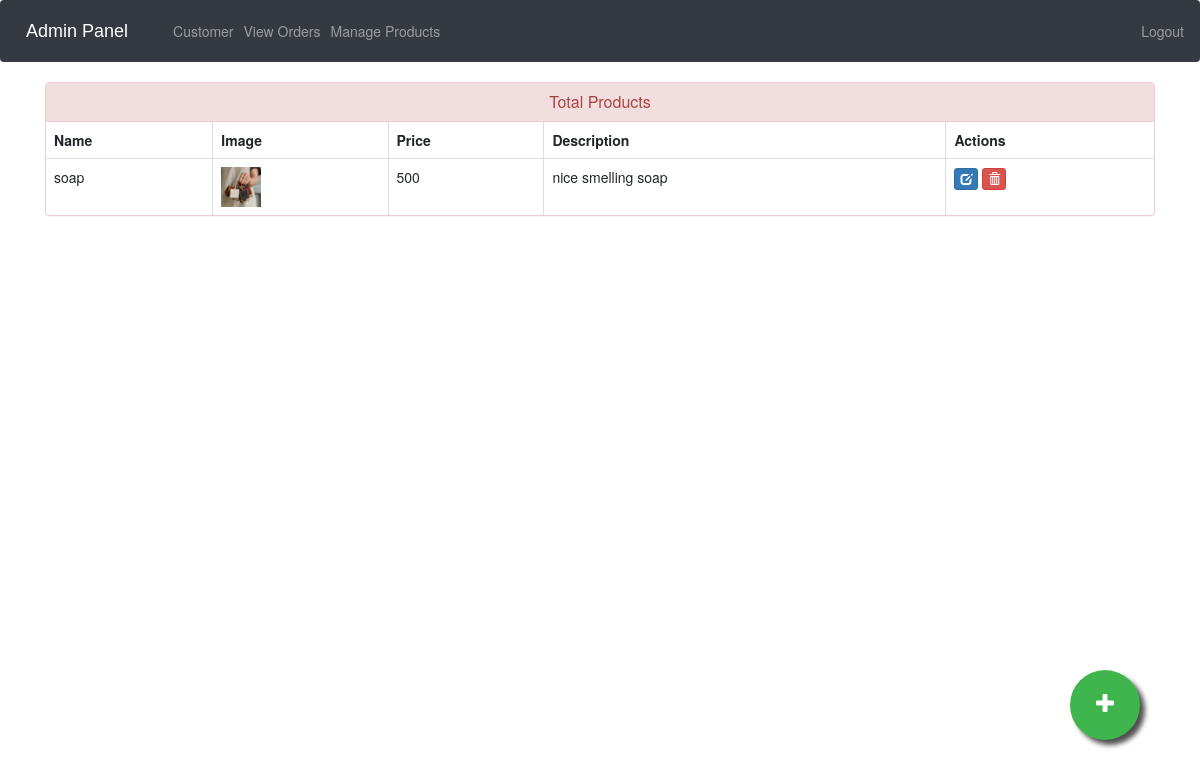
The app's page /admin-products (signed in) with its own data.
### ecom/models.py (models this page shows, shortened)
class Product(models.Model):
    name=models.CharField(max_length=40)
    product_image= models.ImageField(upload_to='product_image/',null=True,blank=True)
    price = models.PositiveIntegerField()
    description=models.CharField(max_length=40)

### ecom/views.py (the view)
# urls.py: path('admin-products', views.admin_products_view,name='admin-products'),
@login_required(login_url='adminlogin')
def admin_products_view(request):
    products=models.Product.objects.all()
    return render(request,'ecom/admin_products.html',{'products':products})

### templates/ecom/admin_products.html (shortened to what this page needs)
{% extends 'ecom/admin_base.html' %}
{% load static %}
{% block content %}
<head>
  <link href="//netdna.bootstrapcdn.com/bootstrap/3.0.0/css/bootstrap.min.css" rel="stylesheet" id="bootstrap-css">
</head>
<div class="container">
  <div class="panel panel-danger">
    <div class="panel-heading">
      <h6 class="panel-title">Total Products</h6>
    </div>
    <table class="table table-hover table-bordered" id="dev-table">
      <thead>
        <tr>
          <th>Name</th>
          <th>Image</th>
          <th>Price</th>
          <th>Description</th>
          <th>Actions</th>
        </tr>
      </thead>
      {% for p in products %}
  {% if p %}
      <tr>
        <td> {{p.name}}</td>
        <td> <img src="{% static p.product_image.url %}" alt="Profile Pic" height="40px" width="40px" /></td>
        <td>{{p.price}}</td>
        <td>{{p.description}}</td>
        <td><a class="btn btn-primary btn-xs" href="{% url 'update-product' p.id  %}"><span class="glyphicon glyphicon-edit"></span></a>
          <a class="btn btn-danger btn-xs" href="{% url 'delete-product' p.id  %}"><span class="glyphicon glyphicon-trash"></span></a></td>
      </tr>
      {%else%}
      <br><br><br>
      <h1>No Products!!</h1>
      {% endif %}
      {% endfor %}
    </table>
  </div>
</div>
<a href="/admin-add-product" class="float">
<i class="fa fa-plus my-float"></i>
</a>
{% endblock content %}

### templates/ecom/admin_base.html (style rules this page uses)
.fa { font-size: 23px; width: 60px; text-align: center; text-decoration: none; margin: 5px 2px; border-radius: 50%; }

### templates/ecom/admin_products.html (style rules this page uses)
a:link { text-decoration: none; }
h6 { text-align: center; }
.float { position:fixed; width:70px; height:70px; bottom:60px; right:60px; background-color:#3eb54d; color:#FFF; border-radius:50px; text-align:center; box-shadow: 5px 5px 5px #505050; }
.my-float { margin-top:22px; }

### records on screen
Product: name "soap", product_image (picture), price "500", description "nice smelling soap"
